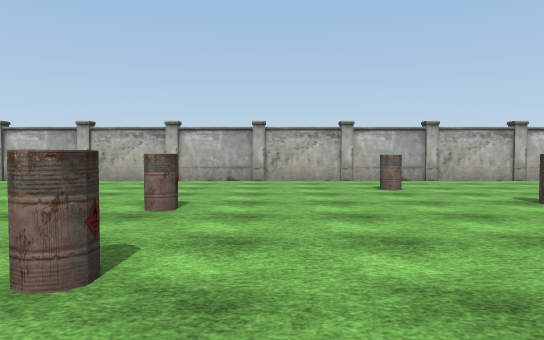
View 1 (above)

22 first-person views from a walk through a Unity game level. The camera is 1.3 m above the floor, tilts 2° down and sees 70° across. The floor is counted in squares, 2 m on a side. Each view is taken from the middle of a square. On the plan, view 1 faces up. The plan holds only what a view shows up to about 11 squares ahead; the rest is blank. The player is left out. Some surface patterns are stand-ins.

View 2
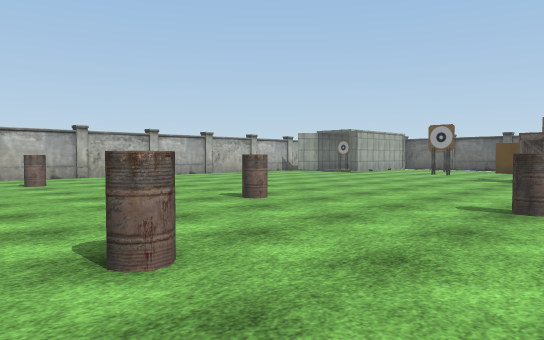

View 3
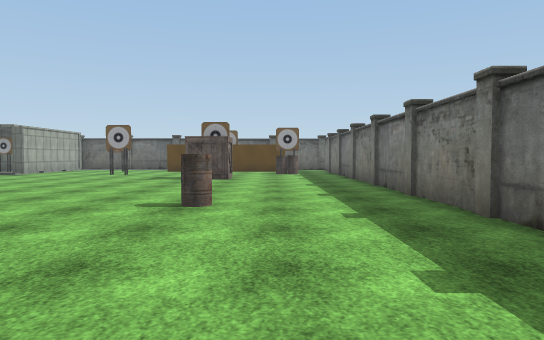

View 4
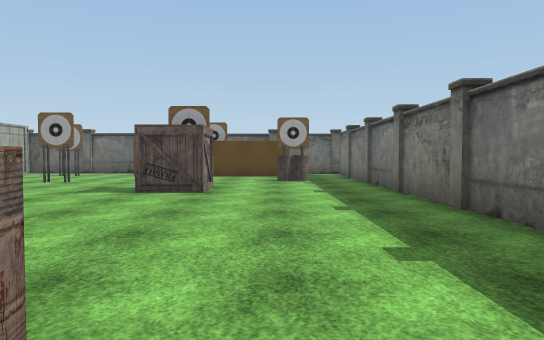

View 5
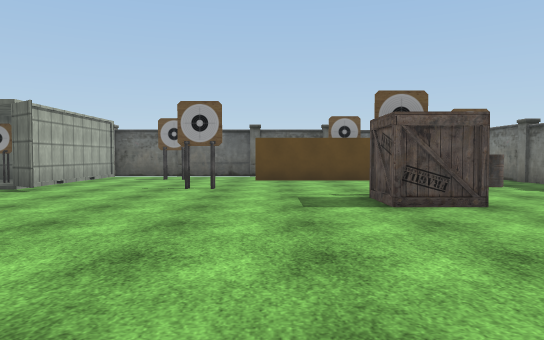

View 6
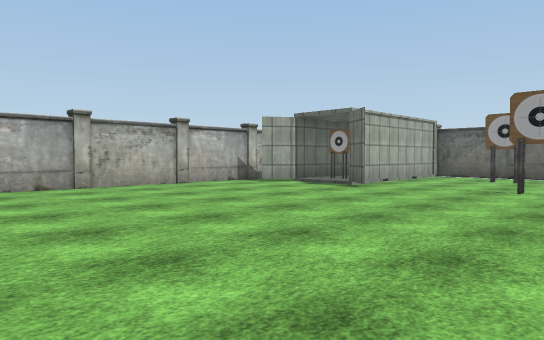

View 7
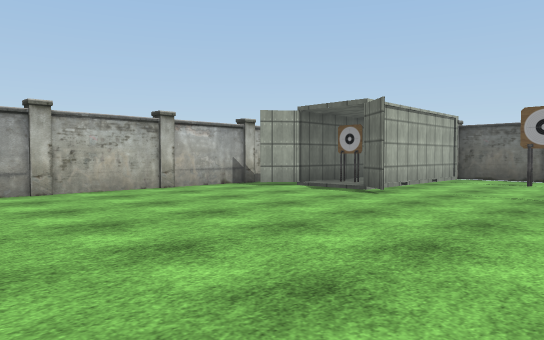

View 8
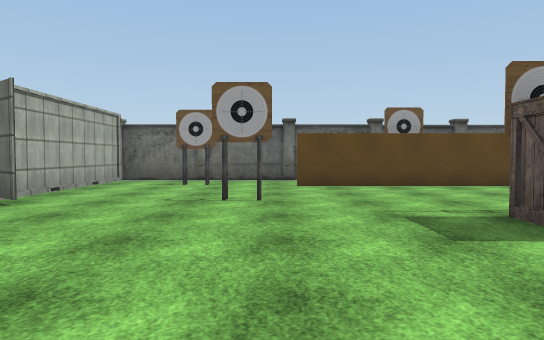

View 9
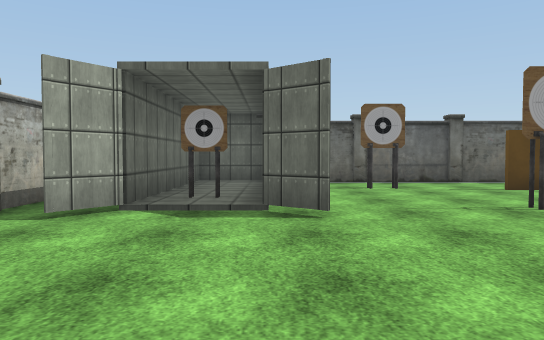

View 10
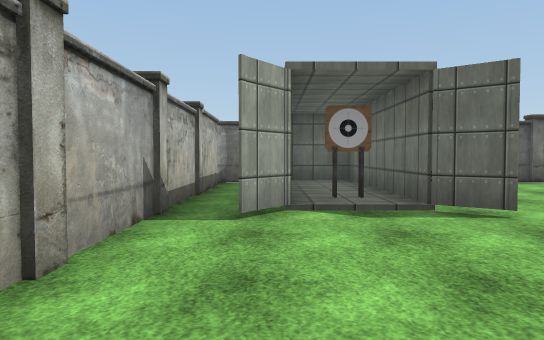

View 11
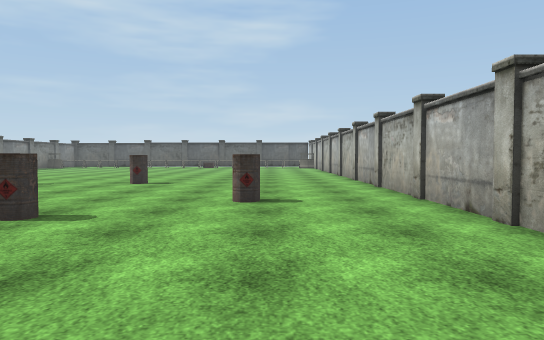

View 12
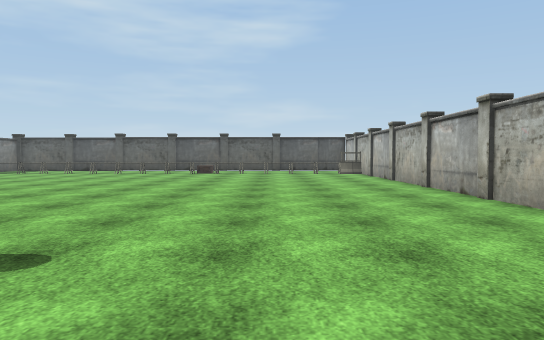

View 13
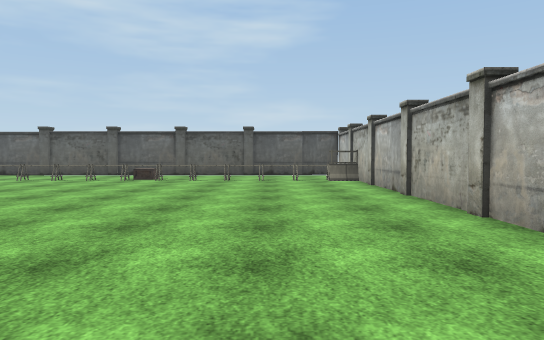

View 14
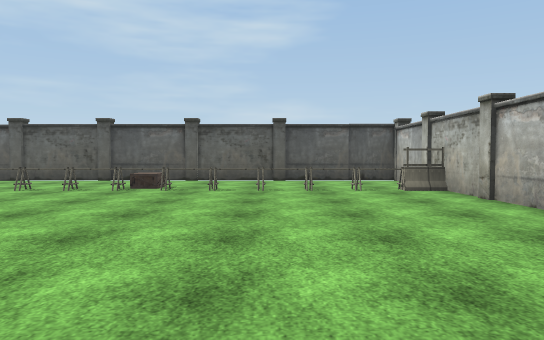

View 15
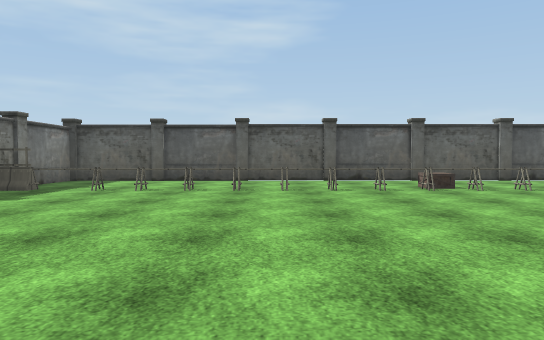

View 16
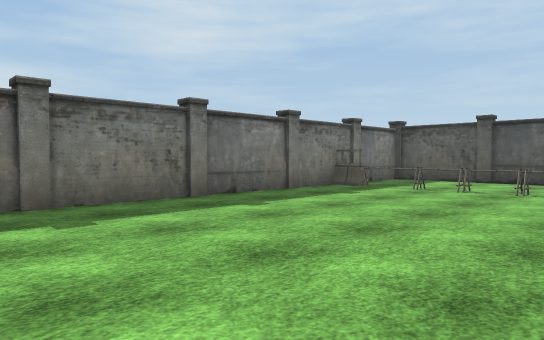

View 17
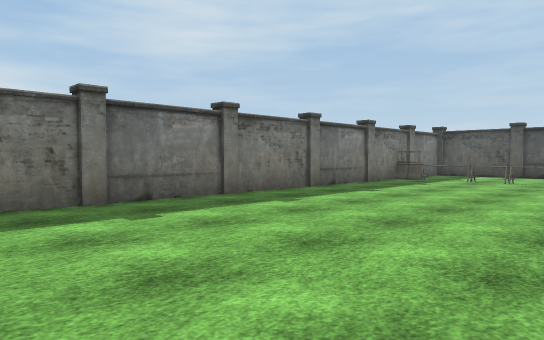

View 18
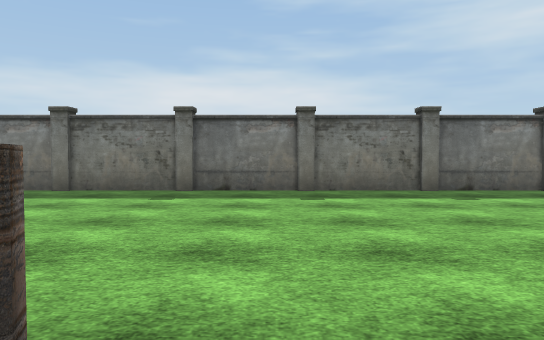

View 19
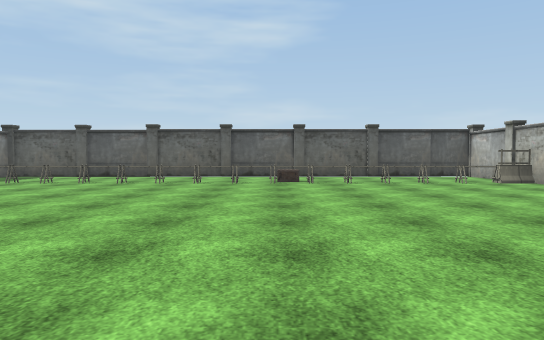

View 20
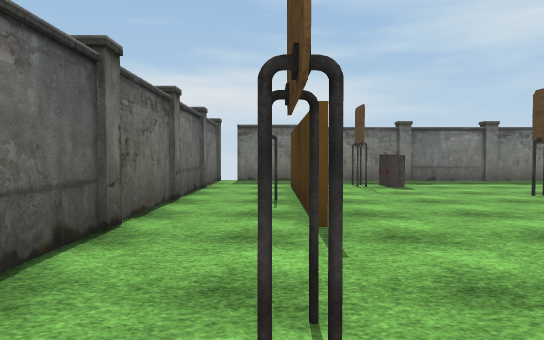

View 21
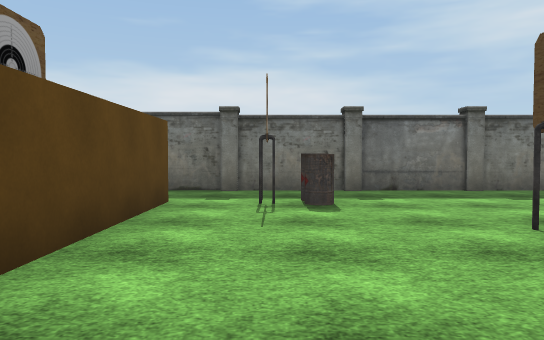

View 22
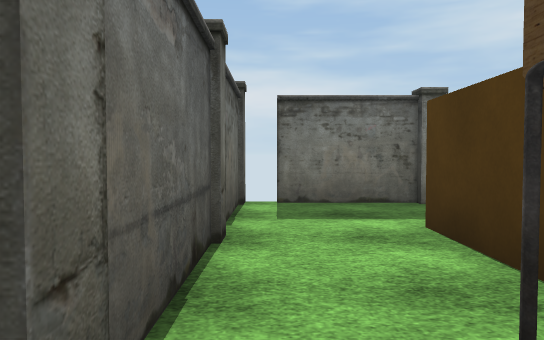

### Floor plan
Points are (right, up) in squares from view 1. A wall is a line through its corners. A room is listed if a view was taken in it or the views show most of it. See-through windows are left out.
Room 1 (views 1, 2, 3, 4, 5, 6, 7, 8, 9, 10, 11, 12, 13, 14, 15, 16, 17, 18, 19, 20, 21, 22)
walls: (12.5, 10.3) (-16.5, 10.3); (14.3, 7.7) (14.4, 8.2); (14.4, 7.5) (14.4, 8.4); (14.4, 7.7) (14.3, 8.1); (16.6, 1.8) (16.6, -2.6); (16.9, 4.4) (16.9, 5.1) (16.9, 4.4) (16.8, 5.1); (16.5, -2.6) (16.5, 2.5); (-16.4, 9.1) (-16.4, -4.4) (16, -4.4); (18.5, -4.6) (18.5, 7.1)
ways out: opening at (12, 10); gap at (18, -5)
objects: barrier (-14, -4); barrier (-14, -3); barrier (-14, -2); barrier (-14, -1); barrier (-14, 0); other object (-14, 1); barrier (-14, 2); barrier (-14, 3); box (-14, 4); barrier (-14, 5); barrier (-14, 6); other object (-14, 7); barrier (-14, 8); barrier (-14, 9); barrier (-14, 10); barrel (-1, 2); barrel (-1, 5); barrel (1, 0); barrel (2, 8); barrel (4, 3); barrel (4, 5); barrel (5, -1); other object (11, 0) to (12, 0); barrel (14, -3); barrel (14, -2); other object (17, -5)

Positions as (right, up) in squares from view 1, and headings:
1: (0, 0), facing up
2: (0, -2), facing up-right
3: (0, -2), facing right
4: (4, -2), facing right
5: (6, 2), facing right
6: (6, 2), facing up-right
7: (7, 3), facing up-right
8: (8, 3), facing right
9: (9, 7), facing right
10: (9, 9), facing right
11: (8, 8), facing left
12: (1, 7), facing left
13: (-3, 8), facing left
14: (-6, 7), facing left
15: (-6, 1), facing left
16: (-6, 1), facing down-left
17: (-3, 1), facing down-left
18: (-2, 3), facing down
19: (-4, 4), facing left
20: (17, 6), facing down
21: (15, 3), facing down
22: (18, 1), facing down
